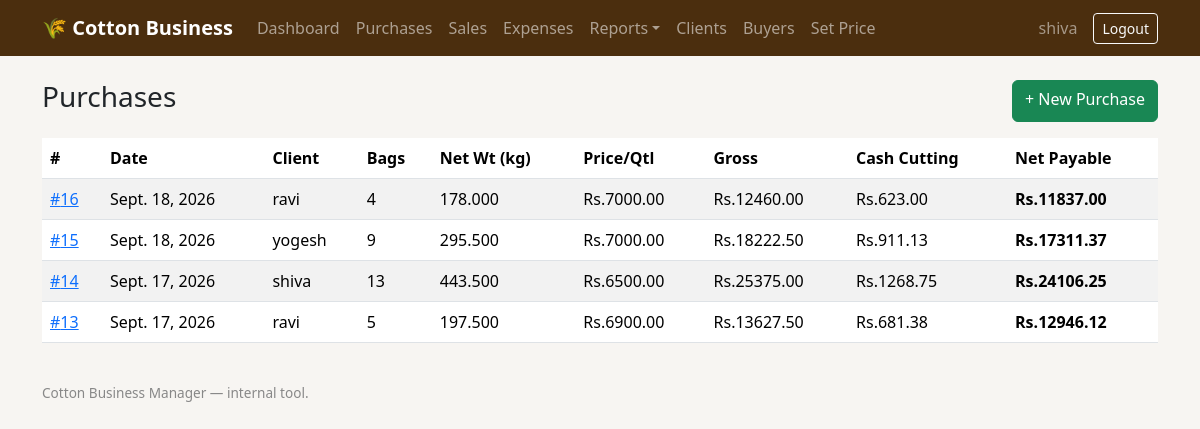
Before: /purchases/ (signed in) with the older database file.
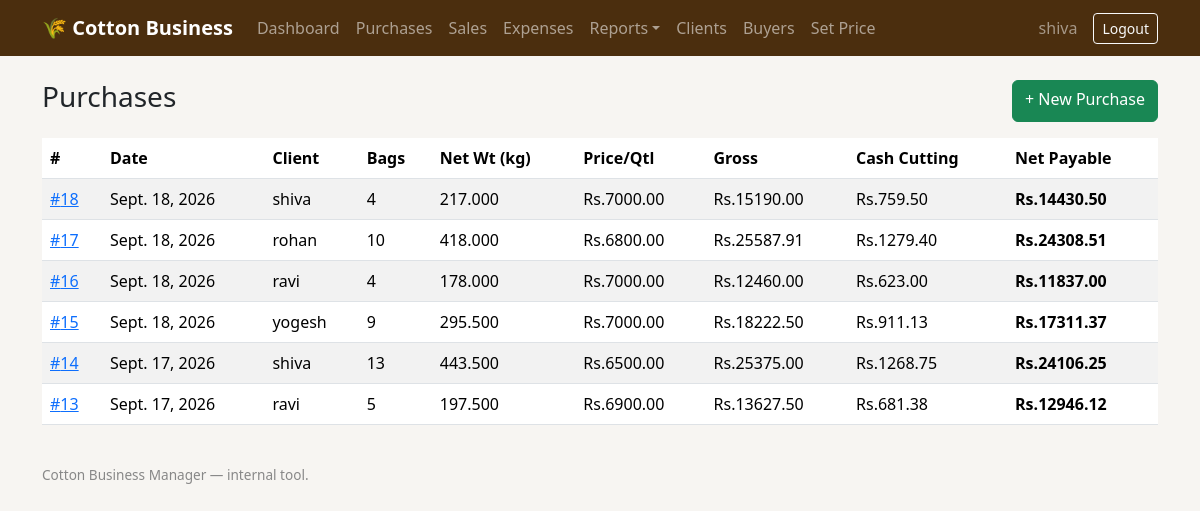
After: the same page with the newer database file.
### core/models.py (models this page shows, shortened)
class Purchase(models.Model):
    date = models.DateField(default=timezone.now)
    client = models.ForeignKey(Client, on_delete=models.PROTECT, related_name="purchases")
    unit = models.CharField(max_length=3, choices=UNIT_CHOICES, default="QTL")
    live_price = models.ForeignKey(
        LivePrice, on_delete=models.PROTECT, null=True, blank=True,
        help_text="Leave blank to use the manual price below instead.",
    )
    manual_price_per_quintal = models.DecimalField(
        max_digits=10, decimal_places=2, null=True, blank=True,
        help_text="Used only if no live price is selected above. This is the Type A price.",
    )
    price_type_b_per_quintal = models.DecimalField(
        max_digits=10, decimal_places=2, null=True, blank=True,
        help_text="Price per quintal for Type B (average) bags in this purchase.",
    )
    price_type_c_per_quintal = models.DecimalField(
        max_digits=10, decimal_places=2, null=True, blank=True,
        help_text="Price per quintal for Type C (poor) bags in this purchase.",
    )
    cash_cutting_rule = models.ForeignKey(CashCuttingRule, on_delete=models.PROTECT, null=True, blank=True, help_text="Leave blank if entering a custom rate below.")
    tare_rule = models.ForeignKey(TareRule, on_delete=models.PROTECT, null=True, blank=True, help_text="Leave blank if entering a custom tare below.")
    custom_cash_cutting_rate_percent = models.DecimalField(max_digits=5, decimal_places=2, null=True, blank=True, help_text="Custom cash-cutting % for this purchase only.")
    custom_tare_per_bag_kg = models.DecimalField(
        max_digits=6, decimal_places=3, null=True, blank=True,
        help_text="Deprecated — superseded by custom_tare_big_kg / custom_tare_small_kg below. Kept for backward compatibility, no longer used in calculations.",
    )
    custom_tare_big_kg = models.DecimalField(
        max_digits=6, decimal_places=3, null=True, blank=True,
        help_text="Custom tare (kg) for Big bags in this purchase only. Leave blank to use the default (1.0 kg unless a TareRule says otherwise).",
    )
    custom_tare_small_kg = models.DecimalField(
        max_digits=6, decimal_places=3, null=True, blank=True,
        help_text="Custom tare (kg) for Small bags in this purchase only. Leave blank to use the default (0.5 kg unless a TareRule says otherwise).",
    )
    gross_weight_kg = models.DecimalField(max_digits=10, decimal_places=3, default=0, editable=False)
    num_bags = models.PositiveIntegerField(default=0, editable=False)
    tare_weight_kg = models.DecimalField(max_digits=10, decimal_places=3, default=0, editable=False)
    net_weight_kg = models.DecimalField(max_digits=10, decimal_places=3, default=0, editable=False)
    price_used_per_quintal = models.DecimalField(max_digits=10, decimal_places=2, default=0, editable=False)
    gross_amount = models.DecimalField(max_digits=12, decimal_places=2, default=0, editable=False)
    cash_cutting_amount = models.DecimalField(max_digits=12, decimal_places=2, default=0, editable=False)
    net_payable = models.DecimalField(max_digits=12, decimal_places=2, default=0, editable=False)
    net_weight_type_a_kg = models.DecimalField(max_digits=10, decimal_places=3, default=0, editable=False)
    net_weight_type_b_kg = models.DecimalField(max_digits=10, decimal_places=3, default=0, editable=False)
    net_weight_type_c_kg = models.DecimalField(max_digits=10, decimal_places=3, default=0, editable=False)
    gross_amount_type_a = models.DecimalField(max_digits=12, decimal_places=2, default=0, editable=False)
    gross_amount_type_b = models.DecimalField(max_digits=12, decimal_places=2, default=0, editable=False)
    gross_amount_type_c = models.DecimalField(max_digits=12, decimal_places=2, default=0, editable=False)
    notes = models.TextField(blank=True)
    created_at = models.DateTimeField(auto_now_add=True)
    class Meta:
        ordering = ["-date", "-created_at"]

class Client(models.Model):
    name = models.CharField(max_length=150)
    phone = models.CharField(max_length=20, blank=True)
    address = models.TextField(blank=True)
    created_at = models.DateTimeField(auto_now_add=True)
    class Meta:
        ordering = ["name"]
    def __str__(self):
        return self.name

### core/views.py (the view)
# urls.py: path("purchases/", views.purchase_list, name="purchase_list"),
@login_required
def purchase_list(request):
    purchases = Purchase.objects.select_related("client").all()[:200]
    return render(request, "core/purchase_list.html", {"purchases": purchases})

### core/templates/core/purchase_list.html (shortened to what this page needs)
{% extends "core/base.html" %}
{% block content %}
<div class="d-flex justify-content-between">
  <h3>Purchases</h3>
  <a class="btn btn-success" href="{% url 'core:purchase_create' %}">+ New Purchase</a>
</div>
<table class="table table-striped mt-3">
  <thead><tr>
    <th>#</th><th>Date</th><th>Client</th><th>Bags</th><th>Net Wt (kg)</th>
    <th>Price/Qtl</th><th>Gross</th><th>Cash Cutting</th><th>Net Payable</th>
  </tr></thead>
  <tbody>
  {% for p in purchases %}
    <tr>
      <td><a href="{% url 'core:purchase_detail' p.pk %}">#{{ p.pk }}</a></td>
      <td>{{ p.date }}</td>
      <td>{{ p.client }}</td>
      <td>{{ p.num_bags }}</td>
      <td>{{ p.net_weight_kg }}</td>
      <td>Rs.{{ p.price_used_per_quintal }}</td>
      <td>Rs.{{ p.gross_amount }}</td>
      <td>Rs.{{ p.cash_cutting_amount }}</td>
      <td><strong>Rs.{{ p.net_payable }}</strong></td>
    </tr>
  {% empty %}
    <tr><td colspan="9">No purchases yet.</td></tr>
  {% endfor %}
  </tbody>
</table>
{% endblock %}

### core/templates/core/base.html (shortened to what this page needs)
<!DOCTYPE html>
<html lang="en">
<head>
<link href="https://cdn.jsdelivr.net/npm/bootstrap@5.3.3/dist/css/bootstrap.min.css" rel="stylesheet">
</head>
<body>
{% if user.is_authenticated %}
<nav class="navbar navbar-expand-lg navbar-dark" style="background:#4b2e0e;">
  <div class="container">
    <a class="navbar-brand" href="{% url 'core:dashboard' %}">🌾 Cotton Business</a>
    <div class="collapse navbar-collapse" id="nav">
      <ul class="navbar-nav me-auto">
        <li class="nav-item"><a class="nav-link" href="{% url 'core:dashboard' %}">Dashboard</a></li>
        <li class="nav-item"><a class="nav-link" href="{% url 'core:purchase_list' %}">Purchases</a></li>
        <li class="nav-item"><a class="nav-link" href="{% url 'core:sale_list' %}">Sales</a></li>
        <li class="nav-item"><a class="nav-link" href="{% url 'core:expense_list' %}">Expenses</a></li>
        <li class="nav-item dropdown">
          <a class="nav-link dropdown-toggle" href="#" role="button" data-bs-toggle="dropdown">Reports</a>
        </li>
        <li class="nav-item"><a class="nav-link" href="{% url 'core:client_list' %}">Clients</a></li>
        <li class="nav-item"><a class="nav-link" href="{% url 'core:buyer_list' %}">Buyers</a></li>
        <li class="nav-item"><a class="nav-link" href="{% url 'core:set_today_price' %}">Set Price</a></li>
      </ul>
      <span class="navbar-text me-3 text-white-50">{{ user.username }}</span>
      <form action="{% url 'logout' %}" method="post" class="d-inline"> {% csrf_token %} <button type="submit" class="btn btn-outline-light btn-sm">Logout</button> </form>
    </div>
  </div>
</nav>
{% endif %}
<div class="container py-4">
  {% block content %}{% endblock %}
</div>
<div class="container pb-4">
  <footer>Cotton Business Manager — internal tool.</footer>
</div>
</body>
</html>

### core/templates/core/base.html (style rules this page uses)
body { background:#f7f5f2; }
.navbar-brand { font-weight: 600; }
footer { color:#888; font-size: .85rem; }

Changed rows visible on the page:
added Purchase: pk "18", date "Sept. 18, 2026", client "shiva", num_bags "4", net_weight_kg "217.000", price_used_per_quintal "7000.00", gross_amount "15190.00", cash_cutting_amount "759.50", net_payable "14430.50"
added Purchase: pk "17", date "Sept. 18, 2026", client "rohan", num_bags "10", net_weight_kg "418.000", price_used_per_quintal "6800.00", gross_amount "25587.91", cash_cutting_amount "1279.40", net_payable "24308.51"
